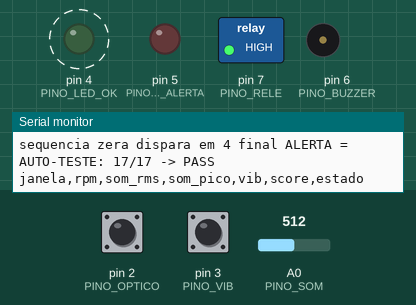
A sketch run on a simulated Arduino Mega 2560, built with avr-gcc and run on an emulated ATmega2560. Parts: switched loads named in the sketch (green lamp = pin HIGH), output pins drawn as LEDs (lit = HIGH), buzzer (waves = sounding, pin HIGH), the last lines printed to the serial monitor. Dashed ring = blinking. Inputs (shaded band) come from the test bench; at power-on: pin 2 (PINO_OPTICO) HIGH, pin 3 (PINO_VIB) HIGH, A0 (PINO_SOM) = 512.

Above: at 0.4 s.
At 39.4 s:
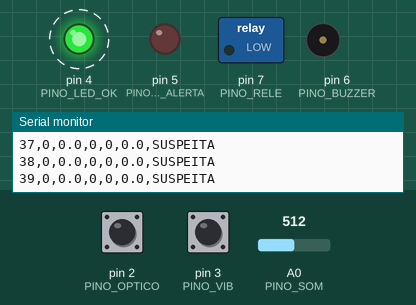
Timing chart, 0 to 40.4 s (numbered marks = the images above):
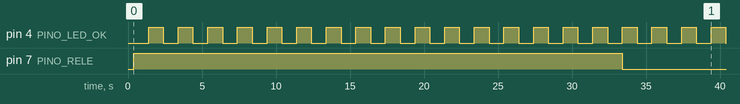

The sketch:

sketch.ino
```cpp
// VOCAID DEEP - Fisica IA na bancada - M7: esteira orquestrada no Arduino Mega (kit KY)
// Tres sensores, um escore: optico (KY-010, rpm) + som (KY-037, rms/pico) + vibracao (KY-002, bordas por janela).
// Janela de 1 s -> 30 janelas de calibracao (media/desvio por canal) -> z-score por canal -> score = max|z|.
// ALERTA so apos 2 janelas seguidas com score > 3,0; e TRAVADO (sem rearme automatico): o rele corta o motor,
// o buzzer toca, o LED vermelho acende, e so o reset da placa rearma. Metodo e estatistica calibrada, nao rede neural.
// Saida CSV: janela,rpm,som_rms,som_pico,vib,score,estado   (linhas com # sao narracao)
//
// Pinos (Mega): KY-010 D2 (INT4) | KY-037 A0 | KY-002 D3 (INT5) | KY-019 rele IN D7 | LED_OK D4 | LED_ALERTA D5 | buzzer D6
//               ULN2003 IN1-4 D8-D11 (28BYJ-48, so com MOTOR_PASSO 1) | KY-028 termistor A1 (desligado: CANAL_TEMP 0)
// Motor do processo (padrao, MOTOR_PASSO 0): Akiyama AK280 (12 V DC) com volante de latao, chaveado SO pelo KY-019 via motorEnergizado().
// Uma aleta de papel no aro do volante passa pela fenda do KY-010. Falha da demo: atrito ao vivo (cotonete num cabo) apos o "# calibrado:".

#ifndef MOTOR_PASSO
#define MOTOR_PASSO 0                     // 0 = motor DC AK280 pelo rele (padrao); 1 = 28BYJ-48 + ULN2003 (caminho antigo, alvo lento da visao)
#endif

#ifndef CANAL_TEMP
#define CANAL_TEMP 0                      // 1 = quarto canal (KY-028 em A1, leitura bruta do ADC); entrega desligado
#endif

const int PINO_OPTICO = 2, PINO_VIB = 3, PINO_SOM = A0, PINO_TEMP = A1;
const int PINO_RELE = 7, PINO_LED_OK = 4, PINO_LED_ALERTA = 5, PINO_BUZZER = 6;
#if MOTOR_PASSO
const int PINOS_BOBINA[4] = {8, 9, 10, 11};
#endif
const bool RELE_ATIVO_BAIXO = false;      // KY-019: S aciona um NPN -> ativo em ALTO; confirme na checagem de bancada

const unsigned long JANELA_MS = 1000UL;   // uma janela por segundo
const unsigned long AMOSTRA_US = 1000UL;  // KY-037 amostrado a cada ~1 ms (~1 kHz)
#if MOTOR_PASSO
const unsigned long PASSO_US = 2000UL;    // 28BYJ-48: ~2 ms por meio passo (nao bloqueante, via micros)
#endif
const int JANELAS_AQUECE = 3;             // as 3 primeiras janelas sao descartadas (AQUECENDO): DC do KY-037 e partida do motor
const int JANELAS_CALIB = 30;             // as 30 janelas seguintes calibram (estado CALIBRANDO)
const int JANELAS_PARA_ALERTA = 2;        // janelas seguidas com score > LIMIAR_Z para disparar
const float LIMIAR_Z = 3.0f;              // comparacao ESTRITA: score == 3,0 nao conta
const float DESVIO_MIN = 1e-3f;           // so protecao contra divisao por zero em zscore(); os pisos reais sao PISO[] abaixo
#ifndef PULSOS_POR_VOLTA
#define PULSOS_POR_VOLTA 1                // aletas no KY-010: 1 aleta de papel no aro do volante. A ~2000 rpm (33 rev/s) a contagem por janela de 1 s e ~33
#endif
// Guardas do KY-010 (micros): veja aceitarPulso().
const unsigned long GUARDA_MESMO_TIPO_US = 2000UL;  // entre duas bordas CONTADAS: ate 500 Hz (30 000 rpm com 1 aleta)
const unsigned long GUARDA_QUALQUER_US = 200UL;     // desde QUALQUER borda: rejeita salto de contato/optico na entrada e na saida da aleta

const int N_CANAIS = 3 + CANAL_TEMP;      // 0 = rpm, 1 = som_rms, 2 = vib, (3 = temperatura bruta)

// Pisos do desvio por canal, em unidades do canal. Sem eles, um canal que calibra quase constante (rpm e vib sao
// contagens inteiras) daria desvio ~0 e qualquer degrau de 1 contagem viraria z enorme: disparo falso.
const float PISO[4] = {
  60.0f / PULSOS_POR_VOLTA,               // rpm: um pulso a mais ou a menos na janela = 60/PULSOS_POR_VOLTA rpm (um degrau de contagem)
  3.0f,                                   // som_rms: ~3 contagens do ADC de 10 bits (ruido de quantizacao do KY-037)
  2.0f,                                   // vib: um evento do KY-002 = 2 bordas CHANGE (sobe e desce)
  3.0f                                    // temperatura bruta (CANAL_TEMP): ~3 contagens do ADC
};

// ---------- estado compartilhado com as interrupcoes: SO estes dois, volatile, lidos por copia atomica ----------
volatile unsigned long g_pulsos = 0;      // pulsos opticos validos na janela corrente
volatile unsigned long g_bordas = 0;      // TODAS as bordas do KY-002 na janela corrente
// unsigned long tem 4 bytes no AVR (8 bits): ler em loop() enquanto a ISR incrementa pode dar leitura rasgada.
// Por isso fimDeJanela() copia e zera os dois dentro de noInterrupts()/interrupts().

// KY-010 (optico): duas guardas, independentes da polaridade do modulo (LOW pode ser aleta presente OU ausente).
//  - GUARDA_MESMO_TIPO_US = 2000 us entre bordas contadas: ate 500 Hz (30 000 rpm com 1 aleta). O AK280 (etiqueta ~4600 rpm
//    em vazio) com 1 aleta chega a ~77 pulsos/s (periodo ~13 ms); a ~2000 rpm sao ~33/s. Qualquer limite <= 3 ms aceita >= 100 Hz.
//  - GUARDA_QUALQUER_US = 200 us desde QUALQUER borda (ultimaBordaUs e atualizada em toda borda): rejeita o salto de contato
//    nas duas transicoes (entrada e saida da aleta). Com isso nao importa qual das duas bordas e a LOW: se a LOW for a saida da
//    aleta, ela vem t_aleta depois da entrada e NAO e mais rejeitada (a guarda antiga de 2 ms em millis() a rejeitava).
//    Regra da aleta: o arco coberto e o arco livre precisam durar > 200 us na rotacao maxima.
bool aceitarPulso(unsigned long agoraUs, unsigned long ultimoAceitoUs, unsigned long ultimaBordaUs, bool nivelBaixo) {
  return nivelBaixo && (agoraUs - ultimoAceitoUs) > GUARDA_MESMO_TIPO_US && (agoraUs - ultimaBordaUs) > GUARDA_QUALQUER_US;
}

void aoPulsoOptico() {
  static unsigned long ultimaBordaUs = 0, ultimoAceitoUs = 0;
  unsigned long agora = micros();
  if (aceitarPulso(agora, ultimoAceitoUs, ultimaBordaUs, digitalRead(PINO_OPTICO) == LOW)) {
    g_pulsos = g_pulsos + 1;
    ultimoAceitoUs = agora;
  }
  ultimaBordaUs = agora;
}

// KY-002 (vibracao): conta TODAS as bordas, SEM debounce. Contraste didatico com o KY-010 acima: aqui o "ruido" de contato
// (a esfera/mola quicando) E o sinal. Debouncear apagaria justamente a feature. Quanto mais a esteira treme, mais bordas por janela.
void aoBordaVibracao() {
  g_bordas = g_bordas + 1;
}

// ---------- funcoes puras (testadas no AUTO-TESTE) ----------
float zscore(float x, float media, float desvio) {
  float d = desvio > DESVIO_MIN ? desvio : DESVIO_MIN;
  return (x - media) / d;
}

float fundir(const float* z, int n) {      // score = max |z| sobre os canais
  float m = 0.0f;
  for (int i = 0; i < n; i++) {
    float a = z[i] < 0.0f ? -z[i] : z[i];
    if (a > m) m = a;
  }
  return m;
}

// Desvio calibrado -> desvio usado: nunca abaixo do piso do canal (o piso nao baixa um desvio maior).
float limitarDesvio(float desvio, float piso) { return desvio > piso ? desvio : piso; }

// Calibracao suspeita: rpm medio abaixo de um degrau de contagem = motor parado/travado na calibracao. Linha de base ruim.
bool calibracaoSuspeita(float media_rpm) { return media_rpm < PISO[0]; }

// Uma janela: x[] cru, media[] e desvio[] da calibracao -> score.
float scoreJanela(const float* x, const float* media, const float* desvio, int n) {
  float z[4];
  for (int i = 0; i < n; i++) z[i] = zscore(x[i], media[i], desvio[i]);
  return fundir(z, n);
}

// decidir(): sequencia de janelas -> ALERTA. streak conta janelas SEGUIDAS com score > LIMIAR_Z (qualquer janela calma zera).
// Travado: depois de disparar, nunca volta (sem rearme automatico). Devolve true = ALERTA.
bool decidir(float score, int streak, bool travado, int* streak_novo) {
  *streak_novo = (score > LIMIAR_Z) ? streak + 1 : 0;
  return travado || (*streak_novo >= JANELAS_PARA_ALERTA);
}

// ---------- atuadores ----------
// motorEnergizado() e o UNICO escritor do pino do rele.
void motorEnergizado(bool ligar) {
  digitalWrite(PINO_RELE, ((ligar ^ RELE_ATIVO_BAIXO) ? HIGH : LOW));
}

#if MOTOR_PASSO
// 28BYJ-48 em meio passo (8 fases). Nao bloqueante: um passo quando passam PASSO_US.
const byte FASES[8][4] = {{1,0,0,0},{1,1,0,0},{0,1,0,0},{0,1,1,0},{0,0,1,0},{0,0,1,1},{0,0,0,1},{1,0,0,1}};
void bobinasDesligadas() { for (int i = 0; i < 4; i++) digitalWrite(PINOS_BOBINA[i], LOW); }
void passoNaoBloqueante(bool girar) {
  static unsigned long ultimo = 0;
  static byte fase = 0;
  if (!girar) { bobinasDesligadas(); return; }
  unsigned long agora = micros();
  if (agora - ultimo < PASSO_US) return;
  ultimo = agora;
  for (int i = 0; i < 4; i++) digitalWrite(PINOS_BOBINA[i], FASES[fase][i] ? HIGH : LOW);
  fase = (fase + 1) & 7;
}
#endif

// ---------- estado do laco ----------
bool g_ok = false;                        // AUTO-TESTE passou
bool g_travado = false;                   // ALERTA disparado (so o reset da placa limpa)
bool g_suspeita = false;                  // calibracao com motor parado: corta o motor, nao arma o ALERTA (so o reset refaz)
int g_streak = 0;
unsigned int g_janela = 0;
unsigned long g_t_janela = 0, g_t_amostra = 0;
float g_dc = 512.0f;                      // nivel DC do KY-037, seguido por media movel exponencial
// Soma dos quadrados do som: d = amostra - DC cabe em +-1023, d*d <= 1 046 529 (cabe em long de 32 bits; em int de 16 bits
// estouraria). ~1000 amostras/janela => soma <= ~1,05e9, abaixo de 4,29e9 (unsigned long), com folga de 4x. Em float tambem
// serviria, mas o inteiro e exato. A resincronizacao em amostrar() garante no maximo 1 amostra por ms.
unsigned long g_soma_q = 0;
unsigned int g_n_amostras = 0;
int g_pico = 0;
// Calibracao (Welford, float): media e M2 por canal
float g_media[4], g_m2[4], g_desvio[4];
int g_n_cal = 0;

void amostrar() {
  unsigned long agora = micros();
  if (agora - g_t_amostra < AMOSTRA_US) return;
  g_t_amostra += AMOSTRA_US;
  if (agora - g_t_amostra >= AMOSTRA_US) g_t_amostra = agora;   // atrasado: resincroniza, nunca acumula amostras
  int s = analogRead(PINO_SOM);
  g_dc += ((float)s - g_dc) * 0.01f;                            // segue o DC (constante de tempo ~100 amostras)
  long d = (long)((float)s - g_dc);
  long a = d < 0 ? -d : d;
  g_soma_q += (unsigned long)(d * d);                           // d e long: produto em 32 bits
  g_n_amostras++;
  if (a > g_pico) g_pico = (int)a;
}

void fimDeJanela() {
  unsigned long pulsos, bordas;
  noInterrupts();                                               // copia atomica e zera: ISR nao pode incrementar no meio
  pulsos = g_pulsos; bordas = g_bordas;
  g_pulsos = 0; g_bordas = 0;
  interrupts();

  unsigned long rpm = pulsos * 60UL / PULSOS_POR_VOLTA;
  float rms = g_n_amostras > 0 ? sqrt((float)g_soma_q / (float)g_n_amostras) : 0.0f;
  int pico = g_pico;
  g_soma_q = 0; g_n_amostras = 0; g_pico = 0;

  float x[4];
  x[0] = (float)rpm; x[1] = rms; x[2] = (float)bordas;
#if CANAL_TEMP
  x[3] = (float)analogRead(PINO_TEMP);
#endif

  g_janela++;
  float score = 0.0f;
  bool alerta = g_travado;
  const char* estado;
  if (g_janela <= (unsigned int)JANELAS_AQUECE) {               // descartada: nao entra no Welford
    digitalWrite(PINO_LED_OK, (g_janela & 1) ? HIGH : LOW);
    estado = "AQUECENDO";
  } else if (g_janela <= (unsigned int)(JANELAS_AQUECE + JANELAS_CALIB)) {
    g_n_cal++;
    for (int i = 0; i < N_CANAIS; i++) {
      float delta = x[i] - g_media[i];
      g_media[i] += delta / (float)g_n_cal;
      g_m2[i] += delta * (x[i] - g_media[i]);
    }
    if (g_n_cal == JANELAS_CALIB) {
      Serial.print(F("# calibrado:"));
      for (int i = 0; i < N_CANAIS; i++) {
        g_desvio[i] = limitarDesvio(sqrt(g_m2[i] / (float)(g_n_cal - 1)), PISO[i]);
        Serial.print(F(" c")); Serial.print(i); Serial.print(F(" media=")); Serial.print(g_media[i], 1);
        Serial.print(F(" desvio=")); Serial.print(g_desvio[i], 2);
      }
      Serial.println();
      digitalWrite(PINO_LED_OK, HIGH);
      if (calibracaoSuspeita(g_media[0])) {
        g_suspeita = true;
        motorEnergizado(false);                                 // sem linha de base a IA ficaria inerte com o rele fechado: corta
        Serial.println(F("# SUSPEITA: motor cortado -- de reset com o motor girando"));
      }
    } else {
      digitalWrite(PINO_LED_OK, (g_janela & 1) ? HIGH : LOW);   // pisca durante a calibracao
    }
    estado = "CALIBRANDO";
  } else if (g_suspeita) {                                      // linha de base ruim: motor cortado, nunca arma, nunca dispara
    digitalWrite(PINO_LED_OK, (g_janela & 1) ? HIGH : LOW);
    estado = "SUSPEITA";
  } else {
    score = scoreJanela(x, g_media, g_desvio, N_CANAIS);
    alerta = decidir(score, g_streak, g_travado, &g_streak);
    if (alerta && !g_travado) {                                 // disparo: acontece uma unica vez
      g_travado = true;
      motorEnergizado(false);
      digitalWrite(PINO_LED_OK, LOW);
      digitalWrite(PINO_LED_ALERTA, HIGH);
      digitalWrite(PINO_BUZZER, HIGH);
      Serial.println(F("# ALERTA TRAVADO: rele (KY-019) abriu e cortou o motor; so o reset da placa rearma (sem rearme automatico)"));
    }
    estado = alerta ? "ALERTA" : "NORMAL";
  }

  Serial.print(g_janela); Serial.print(',');
  Serial.print(rpm); Serial.print(',');
  Serial.print(rms, 1); Serial.print(',');
  Serial.print(pico); Serial.print(',');
  Serial.print(bordas); Serial.print(',');
  Serial.print(score, 1); Serial.print(',');
  Serial.println(estado);
}

// ---------- AUTO-TESTE ----------
bool perto(float a, float b, float tol) { return (a > b ? a - b : b - a) <= tol; }

// Roda uma sequencia de scores por decidir(); devolve o estado final e a janela (1-based) do primeiro disparo (0 = nunca).
bool simular(const float* scores, int n, int* primeira) {
  int streak = 0; bool travado = false; *primeira = 0;
  for (int i = 0; i < n; i++) {
    bool alerta = decidir(scores[i], streak, travado, &streak);
    if (alerta && !travado) { *primeira = i + 1; travado = true; }
  }
  return travado;
}

int autoTeste() {
  int certos = 0, total = 0;
  // Calibracao fixa dos vetores: desvios BRUTOS 20 / 1 / 0,5 (todos abaixo dos pisos) -> limitarDesvio() -> 60 / 3 / 2
  //   medias: rpm 600 | som_rms 50 | vib 40
  const float MU[3] = {600.0f, 50.0f, 40.0f}, SD_BRUTO[3] = {20.0f, 1.0f, 0.5f};
  float SD[3];
  for (int i = 0; i < 3; i++) SD[i] = limitarDesvio(SD_BRUTO[i], PISO[i]);
  // janelas (rpm, som_rms, vib) -> score = max|z| com desvios 60 / 3 / 2 (contas feitas a mao a partir da regra)
  const float W[7][3] = {
    {600.0f, 50.0f, 40.0f},   // calma: z = 0, 0, 0                                  -> 0,0
    {630.0f, 48.5f, 41.0f},   // calma com folga: 30/60 = 0,5; -1,5/3 = -0,5; 1/2 = 0,5 -> 0,5
    {900.0f, 50.0f, 40.0f},   // so o optico domina: 300/60 = 5                      -> 5,0
    {600.0f, 32.0f, 40.0f},   // so o som domina: -18/3 = -6 (sinal negativo conta)  -> 6,0
    {600.0f, 50.0f, 54.0f},   // so a vibracao domina: 14/2 = 7                       -> 7,0
    {780.0f, 50.0f, 40.0f},   // exatamente no limiar: 180/60 = 3,0                   -> 3,0 (nao e > 3,0)
    {660.0f, 50.0f, 40.0f}    // um degrau de contagem de rpm (1 pulso): 60/60 = 1    -> 1,0 (o piso evita falso disparo)
  };
  const float W_ESP[7] = {0.0f, 0.5f, 5.0f, 6.0f, 7.0f, 3.0f, 1.0f};
  for (int i = 0; i < 7; i++) {
    float r = scoreJanela(W[i], MU, SD, 3);
    bool ok = perto(r, W_ESP[i], 0.001f);
    certos += ok; total++;
    Serial.print(F("janela ")); Serial.print(i); Serial.print(F(" score ")); Serial.print(r, 1);
    Serial.print(F(" esperado ")); Serial.print(W_ESP[i], 1); Serial.println(ok ? F(" =") : F(" X"));
  }
  // pisos: desvio brutos menores sobem ao piso; maiores ficam; pisos por canal (unidades do canal)
  {
    bool ok = perto(limitarDesvio(20.0f, PISO[0]), 60.0f, 0.001f) && perto(limitarDesvio(100.0f, PISO[0]), 100.0f, 0.001f)
           && perto(limitarDesvio(1.0f, PISO[1]), 3.0f, 0.001f) && perto(limitarDesvio(0.5f, PISO[2]), 2.0f, 0.001f);
    certos += ok; total++;
    Serial.print(F("pisos (rpm 60, som 3, vib 2; maior desvio fica)")); Serial.println(ok ? F(" =") : F(" X"));
  }
  // aceitarPulso(): duas guardas (2000 us entre contadas, 200 us desde qualquer borda), so em nivel LOW. Tempos em us.
  {
    const unsigned long A = 1000000UL;                           // um pulso aceito em A
    bool v1 = aceitarPulso(A, 0UL, 0UL, true);                   // pulso real apos longo silencio: A-0 > 2000 e > 200 -> true
    bool v2 = !aceitarPulso(A + 50UL, A, A, true);               // salto 50 us apos a borda aceita: 50 <= 200 -> false
    bool v3 = !aceitarPulso(A + 5080UL, A, A + 5000UL, true);    // LOW 80 us apos uma borda HIGH (saida da aleta): 80 <= 200 -> false
    bool v4 = aceitarPulso(A + 13000UL, A, A + 6000UL, true);    // 13 000 us depois (4600 rpm): 13000 > 2000 e 7000 > 200 -> true
    bool v5 = !aceitarPulso(A + 1500UL, A, A + 800UL, true);     // 1500 us apos a aceita: 1500 <= 2000 -> false (qualquer-borda 700 passa)
    bool v6 = !aceitarPulso(A + 13000UL, A, A + 6000UL, false);  // mesmas folgas do v4, mas nivel HIGH -> false
    bool ok = v1 && v2 && v3 && v4 && v5 && v6;
    certos += ok; total++;
    Serial.print(F("aceitarPulso (longo silencio sim; salto 50us e 80us nao; 13000us sim; 1500us nao; HIGH nao)")); Serial.println(ok ? F(" =") : F(" X"));
  }
  // guarda de divisao: desvio 0 vira 1e-3, entao x - media = 1 da z = 1000 (e nao divisao por zero)
  {
    float r = zscore(1.0f, 0.0f, 0.0f);
    bool ok = perto(r, 1000.0f, 0.05f);
    certos += ok; total++;
    Serial.print(F("guarda de divisao z ")); Serial.print(r, 1); Serial.println(ok ? F(" =") : F(" X"));
  }
  // calibracao suspeita: rpm medio < 60 (um degrau) = motor parado
  {
    bool ok = calibracaoSuspeita(0.0f) && calibracaoSuspeita(59.0f) && !calibracaoSuspeita(60.0f) && !calibracaoSuspeita(600.0f);
    certos += ok; total++;
    Serial.print(F("calibracao suspeita (0 e 59 sim; 60 e 600 nao)")); Serial.println(ok ? F(" =") : F(" X"));
  }
  // sequencias de score -> decidir (limiar 3,0 estrito, 2 janelas seguidas, travado)
  const float S_BLIP[5]   = {0.5f, 5.0f, 0.5f, 5.0f, 0.5f};   // picos isolados: NAO dispara
  const float S_DUAS[2]   = {5.0f, 5.0f};                      // duas seguidas: dispara na 2a
  const float S_LIMIAR[4] = {3.0f, 3.0f, 3.0f, 3.0f};          // exatamente 3,0: mantem o estado, nunca dispara
  const float S_ACIMA[2]  = {3.01f, 3.01f};                    // logo acima: dispara na 2a
  const float S_TRAVA[4]  = {5.0f, 5.0f, 0.5f, 0.5f};          // dispara na 2a e continua em ALERTA mesmo calmo (travado)
  const float S_ZERA[4]   = {5.0f, 0.5f, 5.0f, 5.0f};          // a janela calma zera a contagem: dispara so na 4a
  const float* S[6] = {S_BLIP, S_DUAS, S_LIMIAR, S_ACIMA, S_TRAVA, S_ZERA};
  const int S_N[6] = {5, 2, 4, 2, 4, 4};
  const int S_PRIM[6] = {0, 2, 0, 2, 2, 4};
  const bool S_FIM[6] = {false, true, false, true, true, true};
  const char* S_NOME[6] = {"blip", "duas", "limiar", "acima", "trava", "zera"};
  for (int i = 0; i < 6; i++) {
    int prim; bool fim = simular(S[i], S_N[i], &prim);
    bool ok = (prim == S_PRIM[i]) && (fim == S_FIM[i]);
    certos += ok; total++;
    Serial.print(F("sequencia ")); Serial.print(S_NOME[i]); Serial.print(F(" dispara em ")); Serial.print(prim);
    Serial.print(fim ? F(" final ALERTA") : F(" final NORMAL")); Serial.println(ok ? F(" =") : F(" X"));
  }
  Serial.print(F("AUTO-TESTE: ")); Serial.print(certos); Serial.print('/'); Serial.print(total);
  Serial.println(certos == total ? F(" -> PASS") : F(" -> VERIFICAR"));
  return certos == total;
}

void setup() {
  motorEnergizado(false);                                       // nivel de rele desligado ANTES de virar saida: sem pulso no boot
  pinMode(PINO_RELE, OUTPUT);
  pinMode(PINO_LED_OK, OUTPUT); pinMode(PINO_LED_ALERTA, OUTPUT); pinMode(PINO_BUZZER, OUTPUT);
#if MOTOR_PASSO
  for (int i = 0; i < 4; i++) pinMode(PINOS_BOBINA[i], OUTPUT);
#endif
  digitalWrite(PINO_LED_OK, LOW); digitalWrite(PINO_LED_ALERTA, LOW); digitalWrite(PINO_BUZZER, LOW);
#if MOTOR_PASSO
  bobinasDesligadas();
#endif
  pinMode(PINO_OPTICO, INPUT_PULLUP);
  pinMode(PINO_VIB, INPUT_PULLUP);
  Serial.begin(115200); delay(300);
  Serial.println(F("== VOCAID DEEP - M7 esteira orquestrada (KY-010 + KY-037 + KY-002) no Arduino Mega =="));
  Serial.println(F("# metodo: estatistica calibrada (z-score); upgrade: MLP int8 como no modulo de impacto"));
  Serial.print(F("# ")); Serial.print(JANELAS_AQUECE); Serial.print(F(" janelas descartadas + ")); Serial.print(JANELAS_CALIB); Serial.print(F(" de calibracao | ALERTA com score > "));
  Serial.print(LIMIAR_Z, 1); Serial.print(F(" em ")); Serial.print(JANELAS_PARA_ALERTA);
  Serial.println(F(" janelas seguidas | travado ate o reset da placa"));
  g_ok = autoTeste();
  if (!g_ok) { Serial.println(F("# AUTO-TESTE falhou: motor mantido desligado")); return; }

  long soma = 0;
  for (int i = 0; i < 16; i++) soma += analogRead(PINO_SOM);
  g_dc = (float)soma / 16.0f;                                   // DC inicial do KY-037
  attachInterrupt(digitalPinToInterrupt(PINO_OPTICO), aoPulsoOptico, CHANGE);
  attachInterrupt(digitalPinToInterrupt(PINO_VIB), aoBordaVibracao, CHANGE);
  Serial.println(F("janela,rpm,som_rms,som_pico,vib,score,estado"));
  motorEnergizado(true);                                        // so liga o motor com o auto-teste aprovado
  g_t_janela = millis(); g_t_amostra = micros();
}

void loop() {
  if (!g_ok) return;
#if MOTOR_PASSO
  passoNaoBloqueante(!g_travado && !g_suspeita);               // o 28BYJ-48 tambem para no ALERTA e na SUSPEITA
#endif
  amostrar();
  if (millis() - g_t_janela >= JANELA_MS) {
    g_t_janela += JANELA_MS;
    fimDeJanela();
  }
}
```

Measured:
- by itself, pin 4 (PINO_LED_OK): alternates HIGH for 1.0 s and LOW for 1.0 s
- by itself, pin 7 (PINO_RELE): HIGH → LOW at 33.4 s
